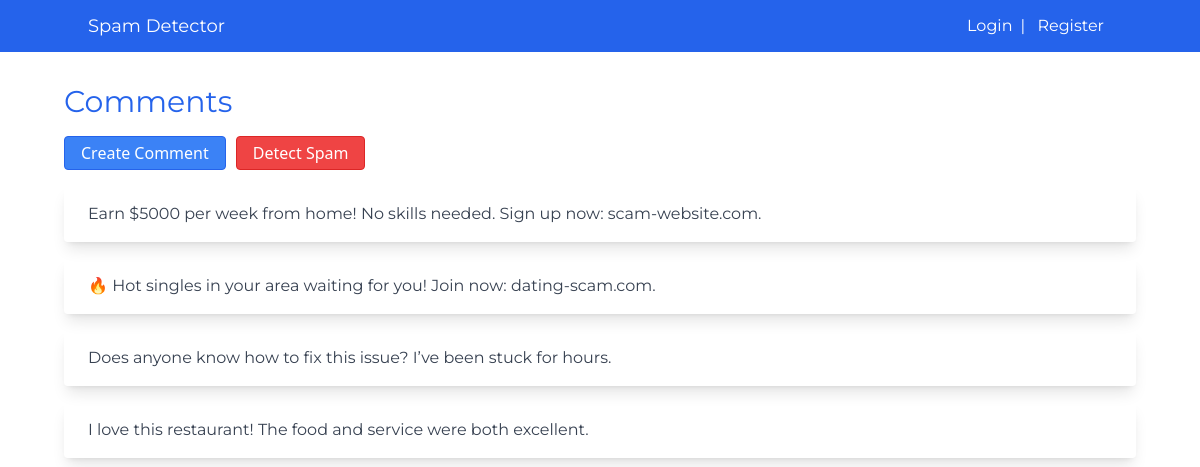
The page / on the database its author committed.
### spamfilter/models.py (models this page shows)
class Comment(models.Model):
    text=models.TextField()
    user=models.ForeignKey(User,on_delete=models.CASCADE)
    post_time=models.DateTimeField(auto_now_add=True)
    def __str__(self) -> str:
        return self.text

### spamfilter/views.py (the view)
# urls.py: path('',comments,name='comments'),
def comments(request):
    comments=Comment.objects.all()
    context={"comments":comments}
    return render(request,"comments.html",context)

### spamfilter/templates/comments.html (shortened to what this page needs)
{% extends 'base.html' %}
{% block content %}
    <h2 class="text-3xl mb-4 text-blue-600" style="font-family: 'Montserrat', sans-serif;">Comments</h2>
    <div class="button-container">
        <button class="text-white bg-blue-500 border border-blue-600 py-1 px-4 rounded hover:bg-blue-700"
        onclick="handleCreateComment()">
            Create Comment
        </button>
            <button class="text-white bg-red-500 border border-red-600 py-1 px-4 rounded hover:bg-red-700" hx-get="{% url 'check_spam'%}"
            hx-target="#comments" hx-swap="outerHTML">
                Detect Spam
            </button>
    </div>
    <div class="space-y-4 mb-8" style="font-family: 'Montserrat', sans-serif;" id="comments">
        {% for comment in comments %}
        <div class="mx-auto rounded overflow-hidden shadow-lg">
            <div class="px-6 py-4">
              <p class="text-gray-700 text-base">
                {{ comment }}
              </p>
            </div>
          </div>
          {% endfor %}
    </div>
{% endblock content %}

### spamfilter/templates/base.html (shortened to what this page needs)
<!DOCTYPE html>
<html lang="en">
<head>
    <script src="https://cdn.tailwindcss.com"></script>
</head>
<body hx-headers='{"X-CSRFToken": "{{ csrf_token }}"}'>
    <nav class="bg-blue-600 p-3" style="font-family: 'Montserrat', sans-serif;">
        <div class="container mx-auto">
            <div class="flex justify-between items-center">
                <a href="{% url 'comments' %}" class="text-white text-lg">Spam Detector</a>
                    <div>
                        {% if user.is_authenticated %}
                            <span class="text-white mr-4">Welcome, {{ user.username }}!</span>
                            <a href="{% url 'logout' %}" class="text-white">Logout</a>
                        {% else %}
                            <a href="{% url 'login' %}" class="text-white px-2">Login</a><span class="text-white">|</span>
                            <a href="{% url 'register' %}" class="text-white px-2">Register</a>
                        {% endif %}
                    </div>
            </div>
        </div>
    </nav>
    <div class="mx-16 mt-8">
        {% block content %}
        {% endblock %}
    </div>
</body>
</html>

### spamfilter/templates/comments.html (style rules this page uses)
.button-container { display: flex; gap: 10px; margin-bottom: 16px; }

### rows shown on the page
Comment: text "Earn $5000 per week from home! No skills needed. Sign up now: scam-website.com."
Comment: text "🔥 Hot singles in your area waiting for you! Join now: dating-scam.com."
Comment: text "Does anyone know how to fix this issue? I’ve been stuck for hours."
Comment: text "I love this restaurant! The food and service were both excellent."
